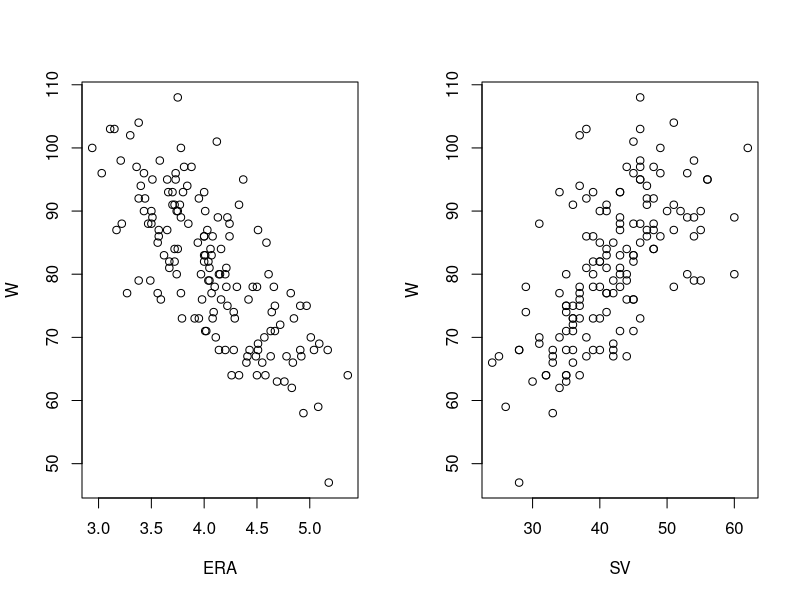
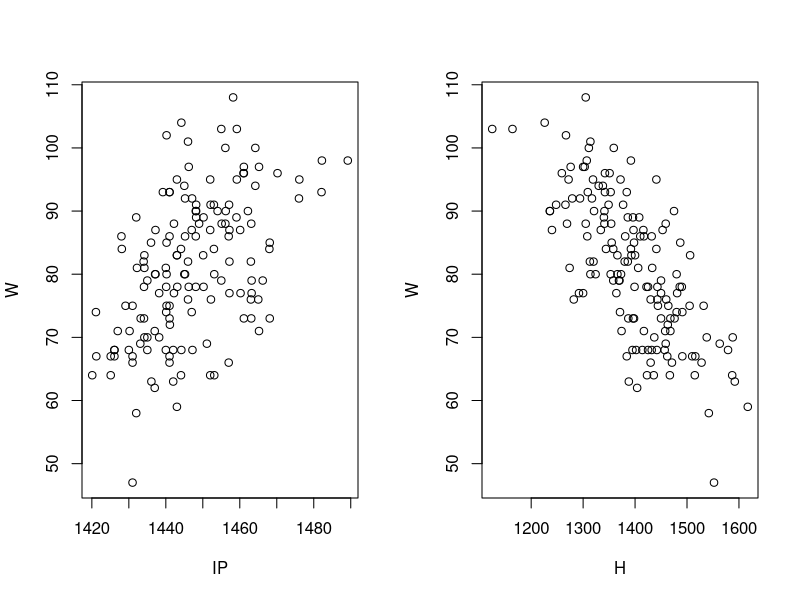
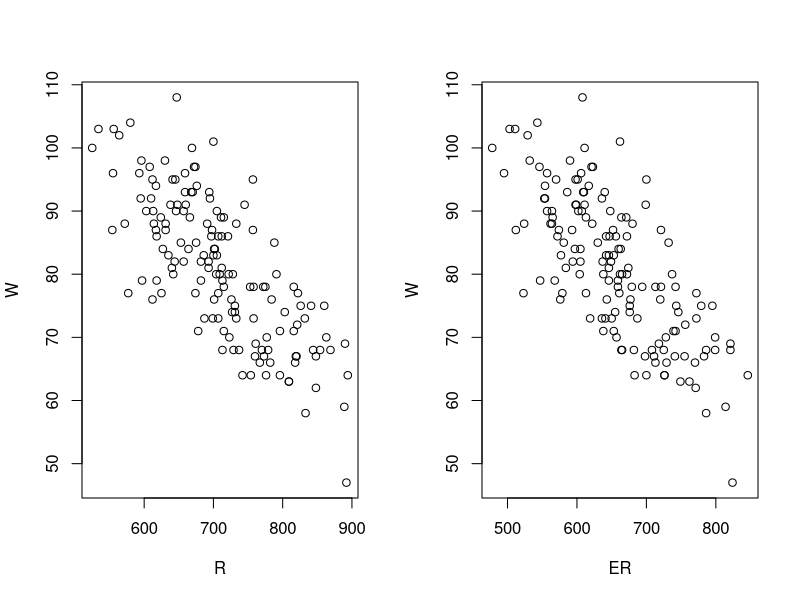
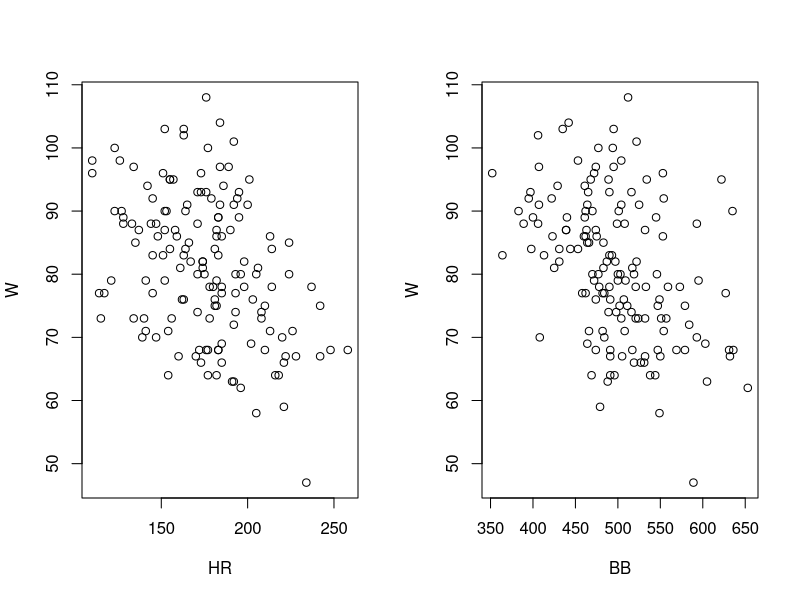
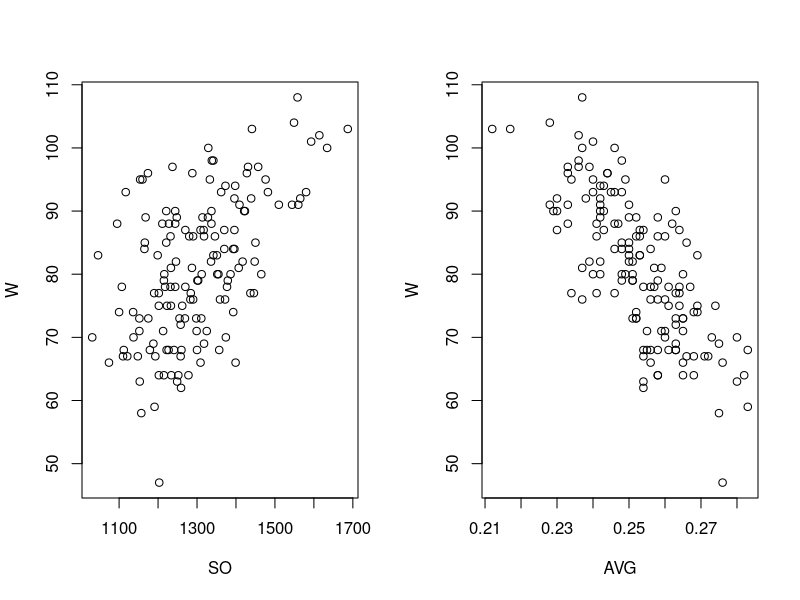
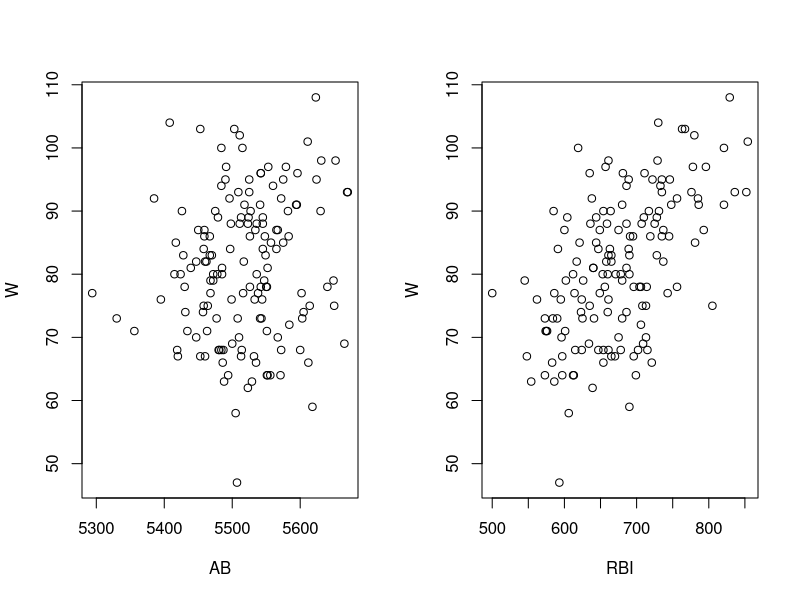
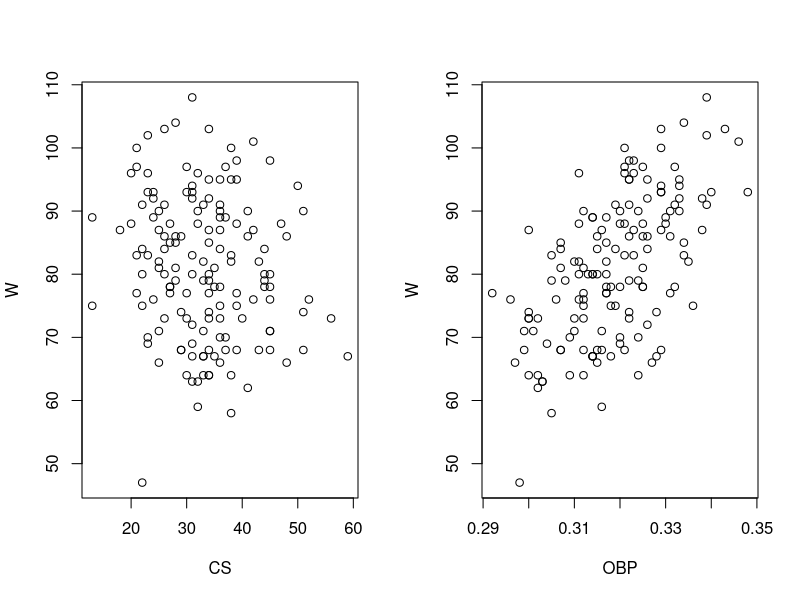
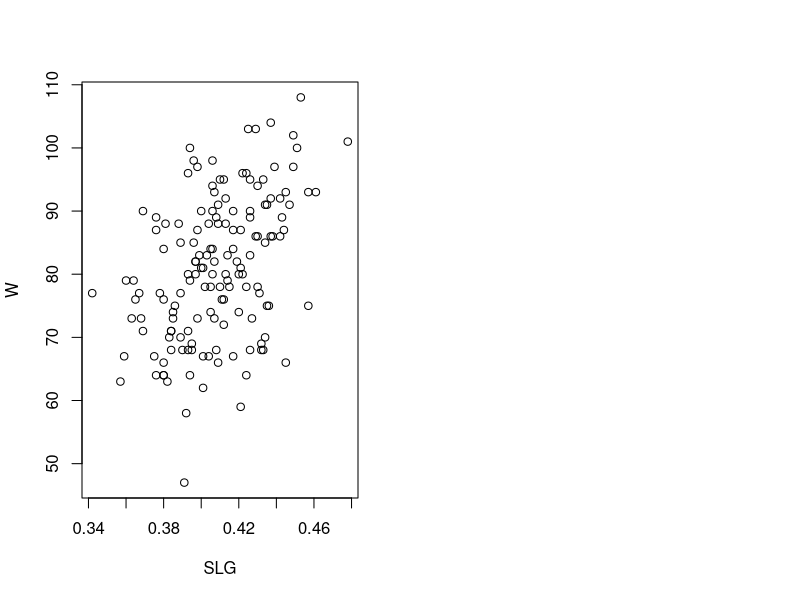

These figures' R source, in order:
## ---- chunk 1
knitr::opts_chunk$set(echo = TRUE)
rp3 <- read.csv("sds358proj.csv")
mydata <- rp3[c(1:18)]
library(tidyverse)
library(matrixStats)
library(car)
library(psych)
vars <- c("W","League","ERA","SV","IP","H","R","ER","HR","BB","SO","AVG","AB","RBI","CS","OBP","SLG")
pred1 <- c("ERA","SV","IP","H","R","ER","HR","BB","SO","AVG","AB","RBI","CS","OBP","SLG")
pred2 <- c("W","ERA","SV","IP","H","R","ER","HR","BB","SO","AVG","AB","CS","OBP","SLG")
## ---- chunk 2
par (mfrow = c(1,2))
for (i in pred1){
  plot(mydata[c(i,"W")])
}
## ---- chunk 3
my_data <- mydata[, c(3,4,5,6,7,8,9,10,11,12,13,14,15,16,17,18)]
# print the first 6 rows
head(cor(my_data), 1)
## ---- chunk 4
par (mfrow = c(1,2))
for (i in pred2){
  plot(mydata[c(i,"RBI")])
}


## ---- chunk 5
my_data <- mydata[, c(15,3,4,5,6,7,8,9,10,11,12,13,14,16,17,18)]
head(cor(my_data), 1)
## ---- chunk 6
model1 <- lm(W ~ League+ERA+SV+IP+H+R+ER+HR+BB+SO+AVG+AB+RBI+CS+OBP+SLG,mydata)
model2 <- lm(RBI ~ League+ERA+SV+IP+H+R+ER+HR+BB+SO+AVG+AB+W+CS+OBP+SLG,mydata)
vif(model1)
vif(model2)
## ---- chunk 7
# Fit an empty model with only the response
FitStart <-lm(W ~ 1, mydata)
# Fit a full model with all predictors
FitAll <-lm(W ~ League+ERA+SV+IP+H+R+ER+HR+BB+SO+AVG+AB+RBI+CS+OBP+SLG,mydata)
# Run the stepwise regression with forward selection based on the AIC criterion
step(FitStart,direction="forward", scope =formula(FitAll))

